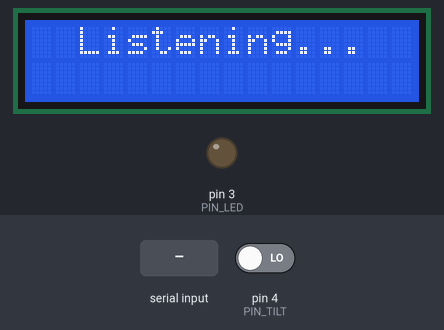
Bench run of a sketch on a simulated Arduino Uno, built with avr-gcc and run on an emulated ATmega328P. On the bench: 16×2 character LCD, output pins drawn as LEDs (lit = HIGH). The test bench sets the inputs (shaded band); at power-on: pin 4 (PIN_TILT) LOW. What the sketch prints to the serial monitor is not drawn.

Above: at 1.7 s.
1.8 s: "90,45\n" received over Serial
At 4.5 s:
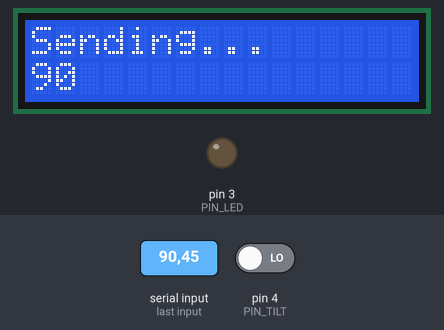
4.8 s: "30,150\n" received over Serial
At 6.5 s:
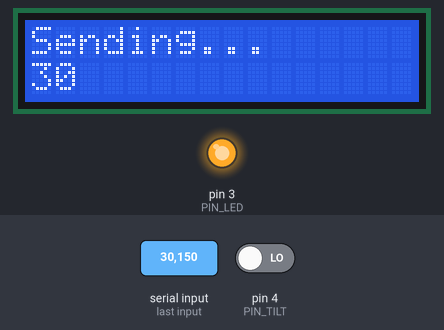
7.8 s: "90\n" received over Serial
At 9.5 s:
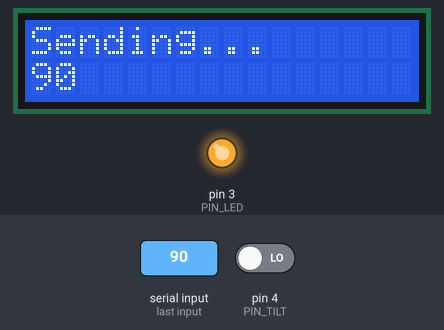
Timing chart, 0 to 11.2 s (numbered marks = the images above; inputs shaded):
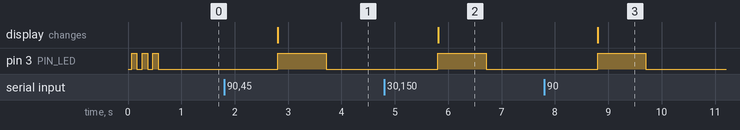

Measured:
- after the input at 1.8 s, pin 3 (PIN_LED): LOW → HIGH after 1.0 s, → LOW 0.90 s later; the display: changes after 1.0 s (image 1)
- after the input at 4.8 s, pin 3 (PIN_LED): LOW → HIGH after 1.0 s, → LOW 0.90 s later; the display: changes after 1.0 s (image 2)
- after the input at 7.8 s, pin 3 (PIN_LED): LOW → HIGH after 1.0 s, → LOW 0.90 s later; the display: changes after 1.0 s (image 3)

The sketch:

FreecomRF433.ino
```cpp
// (licence header left out)
#include <LiquidCrystal.h>
#include <RCSwitch.h>

#define INT_433_SENSOR  0     // Interruption pin for RF 433 sensor (#2)
#define PIN_433_EMITTER 11    // Pin for RF 433 emitter
#define PIN_LCD_RS 10         // Pin for LCD display
#define PIN_LCD_E  9          // Pin for LCD display
#define PIN_LCD_D4 8          // Pin for LCD display
#define PIN_LCD_D5 7          // Pin for LCD display
#define PIN_LCD_D6 6          // Pin for LCD display
#define PIN_LCD_D7 5          // Pin for LCD display
#define PIN_TILT 4            // Pin for tilt switch
#define PIN_LED  3            // Pin for external LED

// LCD display
LiquidCrystal lcd(PIN_LCD_RS, PIN_LCD_E, PIN_LCD_D4, PIN_LCD_D5, PIN_LCD_D6, PIN_LCD_D7);

// Sensors RF 433Mhz
RCSwitch rf433read = RCSwitch();
RCSwitch rf433write = RCSwitch();

void setup() {

  // Status LED
  pinMode(PIN_LED, OUTPUT);

  // Tilt switch
  pinMode(PIN_TILT, INPUT);

  // Init serial
  Serial.begin(9600);

  // Init RF 433
  rf433read.enableReceive(INT_433_SENSOR);
  rf433read.setPulseLength(321);
  rf433write.enableTransmit(PIN_433_EMITTER);
  rf433write.setPulseLength(320);
  rf433write.setProtocol(2);

  // Init LCD display
  lcd.begin(16, 2);

  // Display welcome message
  lcd.clear();
  lcd.setCursor(0, 0);
  lcd.print("  Listening...");
  digitalWrite(PIN_LED, HIGH);
  delay(100);
  digitalWrite(PIN_LED, LOW);
  delay(100);
  digitalWrite(PIN_LED, HIGH);
  delay(100);
  digitalWrite(PIN_LED, LOW);
  delay(100);
  digitalWrite(PIN_LED, HIGH);
  delay(100);
  digitalWrite(PIN_LED, LOW);
  Serial.println("Ready");

}

void sendRf(long data) {
  // LED on
  digitalWrite(PIN_LED, HIGH);
  // Log
  Serial.print("Rf433Mhz: sent ");
  Serial.println(data);
  // LCD display
  lcd.clear();
  lcd.setCursor(0, 0);
  lcd.print("Sending...");
  lcd.setCursor(0, 1);
  char buf[50];
  sprintf(buf, "%lu", data);
  lcd.print(buf);
  // Rf433 send
  rf433write.send(data, 32);
  rf433write.send(data, 32);
  // LED off
  digitalWrite(PIN_LED, LOW);
}

int tilt_hits = 0;
unsigned long tilt_time = 0;
bool tilt_state = false;

long last_value = 0;
unsigned int last_protocol = 0;
unsigned long last_update = 0;
bool last_changed = false;

void loop() {

    // Tilt switch
    if (digitalRead(PIN_TILT) == HIGH) {
      if (!tilt_state) {
        tilt_state = true;
        tilt_hits++;
      }
    }
    else {
      tilt_state = false;
    }
    if (millis() - tilt_time > 400) {
        tilt_time = millis();
        if (tilt_hits >= 3) {
          //Serial.println("Tilt: hit");
          last_value = 0;
          last_changed = false;
          lcd.clear();
          lcd.setCursor(0, 0);
          lcd.print("  Listening...");
        }
        tilt_hits = 0;
    }

    // RF 433 receiver
    if (rf433read.available())
    {
      unsigned long value = rf433read.getReceivedValue();
      if (value == 0)
      {
        Serial.println("Rf433Mhz: rcvd error");
      }
      else {
        // LED on
        digitalWrite(PIN_LED, HIGH);
        // Log
        Serial.print("Rf433Mhz: rcvd ");
        char buf[50];
        sprintf(buf, "%lu", value);
        Serial.println(buf);
        // Save value
        last_value = value;
        last_protocol = rf433read.getReceivedProtocol();
        last_update = millis();
        last_changed = true;
        // LED off
        digitalWrite(PIN_LED, LOW);
      }
      rf433read.resetAvailable();
    }

    // Display value
    if (last_value > 0) {
        unsigned long t = (millis() - last_update) / 1000;
        if (t > 999) {
          lcd.clear();
          lcd.setCursor(0, 0);
          lcd.print("  Listening...");
          last_value = 0;
        }
        else {
          if (last_changed) {
            //Serial.println("Changed");
            lcd.clear();
            last_changed = false;
          }
          lcd.setCursor(0, 0);
          char buf2[50];
          sprintf(buf2, "Rcvd: P=%d T=%d", last_protocol, t);
          lcd.print(buf2);
          lcd.setCursor(0, 1);
          char buf[50];
          sprintf(buf, "%lu", last_value);
          lcd.print(buf);
        }
    }

    // Handle inputs from serial
    if (Serial.available() > 0)
    {
      long data = String(Serial.readString()).toInt();
      if (data > 0)
      {
        sendRf(data);
      }
    }
}
```
